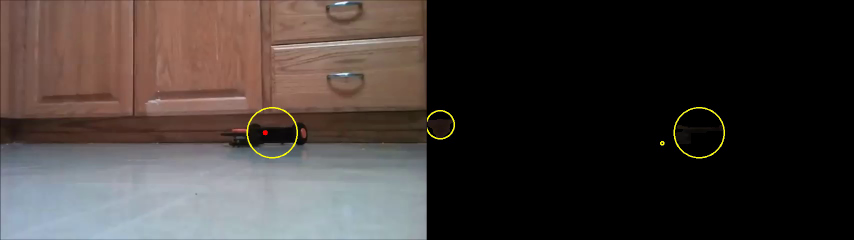
#> input picture frame 0 of Autonomous/code/Vision/data/fpv.avi, 1708 x 480 px, given in place of broheim.mp4, which was not available (shown at 1/2 size)
$ python hough.py   (older library calls are emulated)
#> lines starting #> are read from the running program, lines starting #| are printed output that depends on the picture; after the words box and inside, x2 and y2 are one past the last pixel; in counts of white or black regions, pixels touching at a corner belong together; pictures that were not available may be replaced by others from this repository, and a replacement may not be noted
import cv2
import numpy as np
import copy

# bitbanged the following two together
# http://stackoverflow.com/questions/22814609/cv2-hough-circles-error-on-video
# http://stackoverflow.com/questions/33541551/hough-lines-in-opencv-python
# and added getContours from the tutorial. 3 separate methods in this script

vc = cv2.VideoCapture('C:/Users/phahn/Desktop/broheim.mp4')

if vc.isOpened():  # try to get the first frame
    rval, frame = vc.read()
#> frame is the input picture: shape (480, 1708, 3); mean B, G, R 54.8, 57.7, 65.2
else:
    rval = False

while rval:
    rval, frame = vc.read()
    img = cv2.medianBlur(frame, 5)
    imgg = cv2.cvtColor(img, cv2.COLOR_RGB2GRAY)
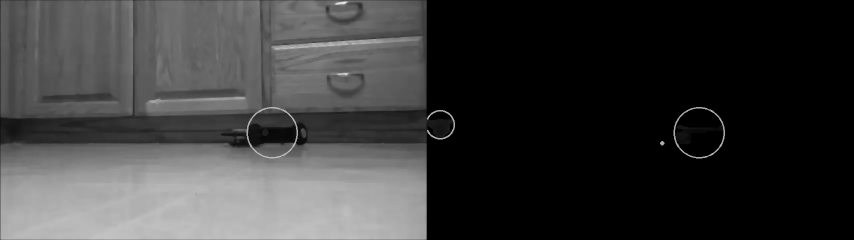
#> imgg: shape (480, 1708) (shown at 1/2 size); min 0, max 234, mean 57.6
    cimg = cv2.cvtColor(imgg, cv2.COLOR_GRAY2BGR)
    rimg = copy.deepcopy(cimg)  # copy for contours
    limg = copy.deepcopy(cimg)  # copy for lines
    timg = copy.deepcopy(cimg)  # copy for lines

    # Hough Circles - mostly useless escept side view of wheels
    circles = cv2.HoughCircles(imgg, cv2.HOUGH_GRADIENT, 1, 20, param1=100, param2=30, minRadius=0, maxRadius=120)
#> circles = [[1397.5, 265.5, 51.2], [543.5, 265.5, 51.1], [880.5, 248.5, 28.8], [557.5, 280.5, 31]]
    if circles is not None:
        for i in circles[0, :]:
            cv2.circle(cimg, (i[0], i[1]), i[2], (0, 255, 0), 1)  # draw the outer circle
            cv2.circle(cimg, (i[0], i[1]), 2, (0, 0, 255), 3)  # draw the center of the circle
#> this loop made 4 passes
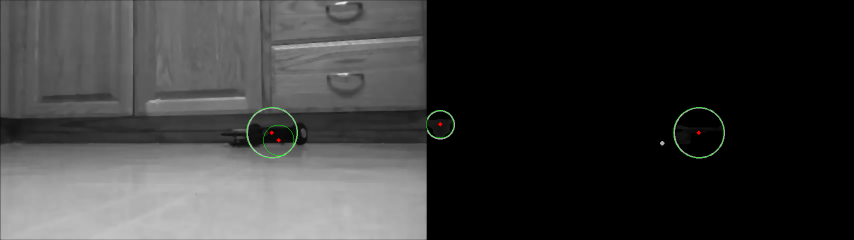
#> cimg: shape (480, 1708, 3) (shown at 1/2 size); mean B, G, R 57.5, 57.8, 57.5

    # Hough Lines from Canny detector
    edges = cv2.Canny(imgg, 100, 200, apertureSize=3)
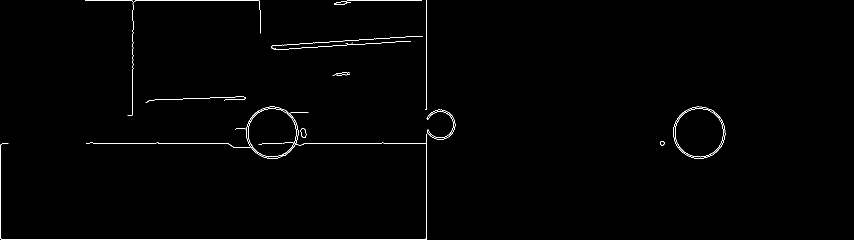
#> edges: shape (480, 1708) (shown at 1/2 size); 0.7% white in thin lines or dots, all inside (x1, y1, x2, y2) = (1, 0, 1451, 480)
    minLineLength = 30
    maxLineGap = 10
    lines = cv2.HoughLinesP(edges, 1, np.pi / 180, 15, minLineLength, maxLineGap)
#> lines = 99 rows, first 6: [108, 478, 128, 478], [186, 286, 271, 286], [430, 1, 456, 1], [853, 479, 853, 268], [176, 478, 192, 478], [265, 83, 265, 67]
    for x in range(0, len(lines)):
        for x1, y1, x2, y2 in lines[x]:
            cv2.line(limg, (x1, y1), (x2, y2), (0, 255, 0), 2)
#> this loop made 99 passes
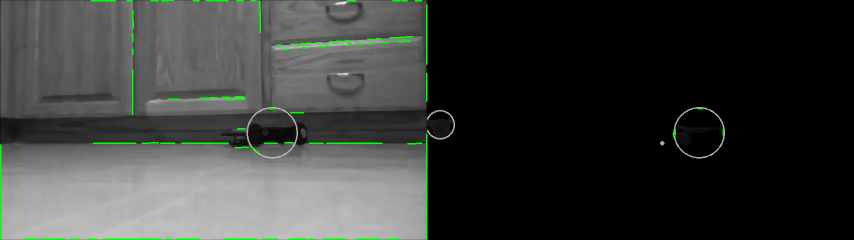
#> limg: shape (480, 1708, 3) (shown at 1/2 size); mean B, G, R 56.6, 59.1, 56.6

    # threshold contours
    ret, thresh = cv2.threshold(imgg, 127, 255, 0)  # TODO use hue/intensity/etc
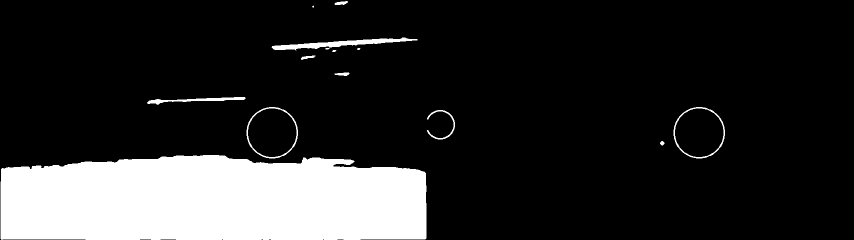
#> thresh: shape (480, 1708) (shown at 1/2 size); 16.9% white; 14 white regions (1 under 20 px)
    im2, contours, hierarchy = cv2.findContours(thresh, cv2.RETR_TREE, cv2.CHAIN_APPROX_SIMPLE)  # threshold
#> contours = 16 contours, 4 with area under 20; largest, box (x1, y1, x2, y2) and area: (1, 310, 853, 480) 131090, (493, 214, 596, 317) 8163, (1347, 214, 1450, 317) 8162, (1349, 216, 1448, 315) 7538, (495, 216, 594, 315) 7538
    cv2.drawContours(timg, contours, -1, (128, 0, 128), 3)
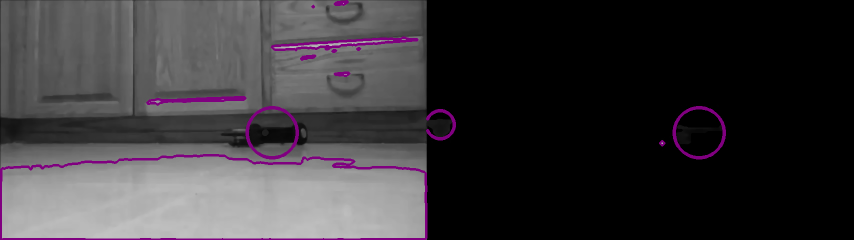
#> timg: shape (480, 1708, 3) (shown at 1/2 size); mean B, G, R 57.7, 54.6, 57.7

    # canny contours
    im2, contours, hierarchy = cv2.findContours(edges, cv2.RETR_TREE, cv2.CHAIN_APPROX_SIMPLE)  # canny
#> contours = 25 contours, 10 with area under 20; largest, box (x1, y1, x2, y2) and area: (172, 213, 617, 318) 8386, (1346, 213, 1451, 318) 8365, (1346, 213, 1451, 318) 8316, (1350, 217, 1447, 315) 7375, (1350, 217, 1447, 315) 7331
    cv2.drawContours(rimg, contours, -1, (128, 0, 128), 3)
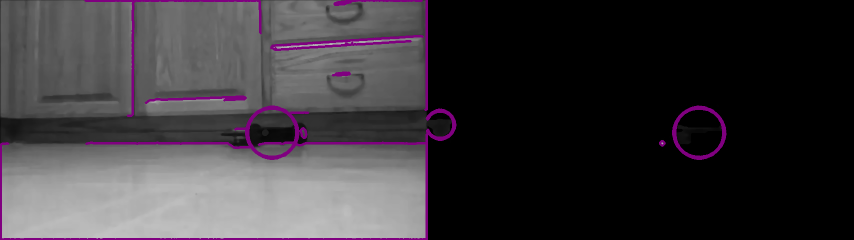
#> rimg: shape (480, 1708, 3) (shown at 1/2 size); mean B, G, R 58.5, 54.7, 58.5

    cv2.imshow("circles", cimg)  # mostly useless for bot ID except wedge wheels from side
    cv2.imshow("threshold contours", timg)  # noisy
    cv2.imshow("canny contours", rimg)  # more selective than threshold, useful
    cv2.imshow("lines", limg)  # only good to detect walls, random bot hits/misses

    key = cv2.waitKey(20)
#> (key Esc is pressed here)
    if key == 27:  # exit on ESC
        break
cv2.destroyWindow("preview")
